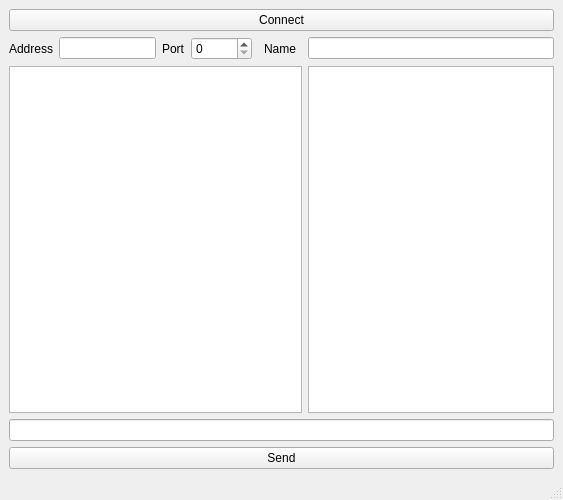
<?xml version="1.0" encoding="UTF-8"?>
<ui version="4.0">
 <class>MainWindow</class>
 <widget class="QMainWindow" name="MainWindow">
  <property name="geometry">
   <rect>
    <x>0</x>
    <y>0</y>
    <width>563</width>
    <height>500</height>
   </rect>
  </property>
  <property name="windowTitle">
   <string>MainWindow</string>
  </property>
  <widget class="QWidget" name="centralwidget">
   <layout class="QGridLayout" name="gridLayout">
    <item row="4" column="0" colspan="8">
     <widget class="QLineEdit" name="lineEdit"/>
    </item>
    <item row="1" column="2">
     <widget class="QLabel" name="label_2">
      <property name="text">
       <string>Port</string>
      </property>
     </widget>
    </item>
    <item row="5" column="0" colspan="8">
     <widget class="QPushButton" name="pushButton">
      <property name="text">
       <string>Send</string>
      </property>
     </widget>
    </item>
    <item row="1" column="0">
     <widget class="QLabel" name="label">
      <property name="text">
       <string>Address</string>
      </property>
     </widget>
    </item>
    <item row="2" column="7">
     <widget class="QListWidget" name="listWidget">
      <property name="enabled">
       <bool>true</bool>
      </property>
     </widget>
    </item>
    <item row="1" column="3">
     <widget class="QSpinBox" name="spinBox">
      <property name="maximum">
       <number>65535</number>
      </property>
     </widget>
    </item>
    <item row="0" column="0" colspan="8">
     <widget class="QPushButton" name="pushButton_2">
      <property name="text">
       <string>Connect</string>
      </property>
     </widget>
    </item>
    <item row="2" column="0" colspan="7">
     <widget class="QTextBrowser" name="textBrowser">
      <property name="minimumSize">
       <size>
        <width>0</width>
        <height>0</height>
       </size>
      </property>
     </widget>
    </item>
    <item row="1" column="1">
     <widget class="QLineEdit" name="lineEdit_2"/>
    </item>
    <item row="1" column="5">
     <widget class="QLabel" name="label_3">
      <property name="text">
       <string>Name</string>
      </property>
     </widget>
    </item>
    <item row="1" column="7">
     <widget class="QLineEdit" name="lineEdit_3"/>
    </item>
   </layout>
  </widget>
  <widget class="QMenuBar" name="menubar">
   <property name="geometry">
    <rect>
     <x>0</x>
     <y>0</y>
     <width>563</width>
     <height>33</height>
    </rect>
   </property>
  </widget>
  <widget class="QStatusBar" name="statusbar"/>
 </widget>
 <resources/>
 <connections/>
</ui>
